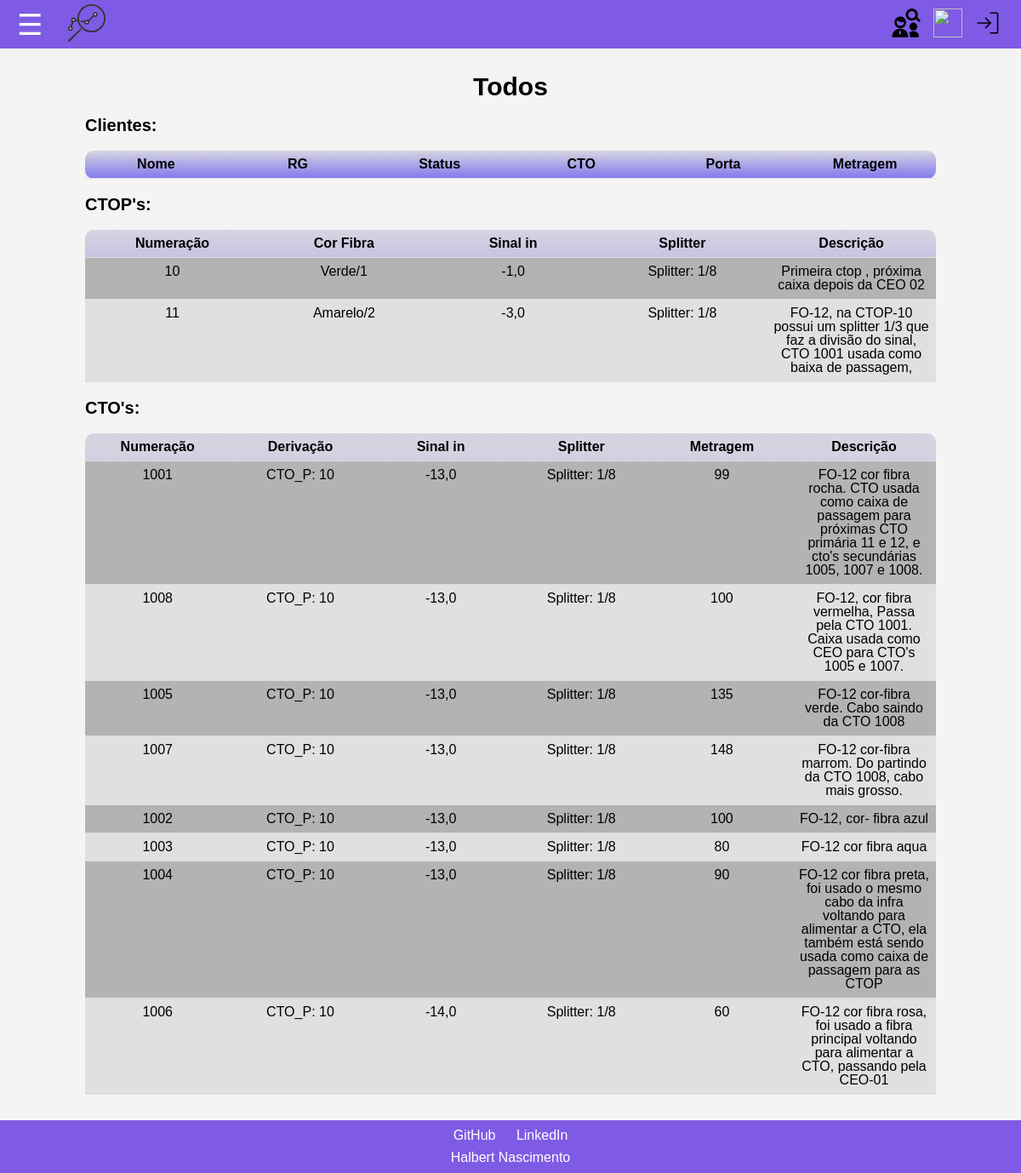
The page /get/ on the database its author committed.
### CTO_manager/models.py (models this page shows, shortened)
class CtoPrimaria(models.Model):
  numeracao = models.IntegerField() # Numero de identificacao da CTO primaria
  descricao = models.TextField(blank=True, null=True, verbose_name='Descricao detalhada') # Informacoes detalhadas e observacoes sobre a CTO
  cor_fibra_entrada = models.CharField(max_length=20) # Cor da fibra de entrada para futuras manutencoes na caixa p
  sinal_entrada = models.FloatField() # Referencia para o sinal que esta chegando na caixa (futura implementacao para verificar atenuacoes na rota)
  splitter = models.ForeignKey(Splitter, on_delete=models.CASCADE) # Pre-requisito: cadastro do splitter; o tamanho do splitter define quantas CTOs secundarias a CTO primaria pode ter
  dio = models.TextField(blank=True, null=True, default="não identificado", verbose_name='Identificao DIO') # Descição/ idenficação do DIO de saida
  olt_porta = models.IntegerField(blank=True , null=True) # identificaçã de porta de saida da OLT
  def __str__(self):
    return f"CTO_P: {self.numeracao}" # Retorna uma representacao em texto formatado com a numeracao da CTO primaria

class Splitter(models.Model):
  splitter_tipo = models.IntegerField()
  def __str__(self):
    return f"Splitter: 1/{self.splitter_tipo}"

class CtoSecundaria(models.Model):
  numeracao = models.IntegerField() # Numero de identificacao da CTO secundaria
  descricao = models.TextField(blank=True, null=True, verbose_name='Descricao detalhada') # Informacoes detalhadas e observacoes sobre a CTO
  sinal_entrada = models.FloatField() # Referencia para o sinal que esta chegando na caixa (futura implementacao para verificar atenuacoes na rota)
  splitter = models.ForeignKey(Splitter, on_delete=models.CASCADE) # Pre-requisito: cadastro do splitter; o tamanho do splitter define quantos cliente a caixa pode ter
  derivacao_ctoPrimaria = models.ForeignKey(CtoPrimaria, on_delete=models.CASCADE) # Pre-requisito: cadastro da cto primaria. buscar caixar com identificador da ctop
  metragem = models.IntegerField(default=0) # tamanho do cabo que foi utilizado para instalacao
  clientes = models.ManyToManyField(Cliente, blank=True) # Este e o tipo de campo que define uma relacao de muitos-para-muitos com o modelo Cliente.

### getData/views.py (the view)
# urls.py: path('',views.pesquisa ,name='pesquisa'),
def pesquisa(request):
    template = loader.get_template('getData/pesquisa_all.html')
    clientes = Cliente.objects.all()
    ctops = CtoPrimaria.objects.all()
    ctos= CtoSecundaria.objects.all()
    context = {
        'titulo': 'Pesquisa form',
        'clientes': clientes,
        'ctops': ctops,
        'ctos': ctos,
    }
    for cto in ctos:
        print(f"CTO: {cto.numeracao}, S: {cto.splitter}")
        for cliente in cto.clientes.all():
            print(f"Cliente: {cliente.nome}, {cto} porta {cliente.porta}")
    return HttpResponse(template.render(context, request))

### getData/templates/getData/pesquisa_all.html (shortened to what this page needs)
{% extends 'baseNew.html' %}
{% block content %}
<section class="full centralizar_main">
<h1 class="titulo" >Todos</h1>
  <fieldset class="pesquisa">
    <legend>Clientes:</legend>
    <table>
      <tr>
        <th>Nome</th>
        <th>RG</th>
        <th>Status</th>
        <th>CTO</th>
        <th>Porta</th>
        <th>Metragem</th>
      </tr>
    </table>
  </fieldset>
  <fieldset class="pesquisa">
    <legend>CTOP's:</legend>
    <table>
      <tr>
        <th>Numeração</th>
        <th>Cor Fibra</th>
        <th>Sinal in</th>
        <th>Splitter</th>
        <th>Descrição</th>
      </tr>
        {% for ctop in ctops %}
          <tr class="tr centralizar">
            <td>{{ctop.numeracao}}</td>
            <td>{{ctop.cor_fibra_entrada}}</td>
            <td>{{ctop.sinal_entrada}}</td>
            <td>{{ctop.splitter}}</td>
            <td>{{ctop.descricao}}</td>
          </tr>
        {%endfor%}
    </table>
  </fieldset>
  <fieldset class="pesquisa">
    <legend>CTO's:</legend>
    <table>
      <tr>
        <th>Numeração</th>
        <th>Derivação</th>
        <th>Sinal in</th>
        <th>Splitter</th>
        <th>Metragem</th>
        <th>Descrição</th>
      </tr>
        {% for cto in ctos %}
          <tr class="tr centralizar">
            <td>{{cto.numeracao}}</td>
            <td>{{cto.derivacao_ctoPrimaria}}</td>
            <td>{{cto.sinal_entrada}}</td>
            <td>{{cto.splitter}}</td>
            <td>{{cto.metragem}}</td>
            <td>{{cto.descricao}}</td>
          </tr>
        {%endfor%}
    </table>
  </fieldset>
</section>
{% endblock %}

### static/css/style_menu_new.css (style rules this page uses)
body { margin: 0; font-family: Arial, sans-serif; background-color: #f0f0f0; display: flex; flex-direction: column; min-height: 100dvh; }

### static/css/formulario.css (style rules this page uses)
.titulo { font-size: 30px; font-weight: bold; text-align: center; padding: 10px 0; }
.centralizar_main { width: 1000px; margin: 0 auto; }
.pesquisa legend { font-size: 20px; font-weight: bold; padding: 10px 0 20px 0; }
.pesquisa table { background: linear-gradient(to top, #3b2bec9f, #c3c2d49f); padding: 50px; width: 50%; border-radius: 10px; }
.pesquisa th { font-weight: bold; text-align: center; width: 100px; padding-bottom: 8px; }
.centralizar_main .pesquisa table { width: 100%; margin-bottom: 10px; }
th, td { padding: 8px; border-bottom: 1px solid #ddd; }
tbody .tr:nth-child(odd) { background-color: #e0e0e0; }
tbody .tr:nth-child(even) { background-color: #b3b3b3; }
.centralizar { text-align: center; }

### rows shown on the page
CtoPrimaria: numeracao "10", cor_fibra_entrada "Verde/1", sinal_entrada "-1,0", splitter "Splitter: 1/8", descricao "Primeira ctop , próxima caixa depois da CEO 02"
CtoPrimaria: numeracao "11", cor_fibra_entrada "Amarelo/2", sinal_entrada "-3,0", splitter "Splitter: 1/8", descricao "FO-12, na CTOP-10 possui um splitter 1/3 que faz a divisão do sinal, CTO 1001 usada como baixa de passagem,"
CtoSecundaria: numeracao "1001", derivacao_ctoPrimaria "CTO_P: 10", sinal_entrada "-13,0", splitter "Splitter: 1/8", metragem "99", descricao "FO-12 cor fibra rocha. CTO usada como caixa de passagem para próximas CTO primária 11 e 12, e cto's secundárias 1005, 1007 e 1008."
CtoSecundaria: numeracao "1008", derivacao_ctoPrimaria "CTO_P: 10", sinal_entrada "-13,0", splitter "Splitter: 1/8", metragem "100", descricao "FO-12, cor fibra vermelha, Passa pela CTO 1001. Caixa usada como CEO para CTO's 1005 e 1007."
CtoSecundaria: numeracao "1005", derivacao_ctoPrimaria "CTO_P: 10", sinal_entrada "-13,0", splitter "Splitter: 1/8", metragem "135", descricao "FO-12 cor-fibra verde. Cabo saindo da CTO 1008"
CtoSecundaria: numeracao "1007", derivacao_ctoPrimaria "CTO_P: 10", sinal_entrada "-13,0", splitter "Splitter: 1/8", metragem "148", descricao "FO-12 cor-fibra marrom. Do partindo da CTO 1008, cabo mais grosso."
CtoSecundaria: numeracao "1002", derivacao_ctoPrimaria "CTO_P: 10", sinal_entrada "-13,0", splitter "Splitter: 1/8", metragem "100", descricao "FO-12, cor- fibra azul"
CtoSecundaria: numeracao "1003", derivacao_ctoPrimaria "CTO_P: 10", sinal_entrada "-13,0", splitter "Splitter: 1/8", metragem "80", descricao "FO-12 cor fibra aqua"
CtoSecundaria: numeracao "1004", derivacao_ctoPrimaria "CTO_P: 10", sinal_entrada "-13,0", splitter "Splitter: 1/8", metragem "90", descricao "FO-12 cor fibra preta, foi usado o mesmo cabo da infra voltando para alimentar a CTO, ela também está sendo usada como caixa de passagem para as CTOP"
CtoSecundaria: numeracao "1006", derivacao_ctoPrimaria "CTO_P: 10", sinal_entrada "-14,0", splitter "Splitter: 1/8", metragem "60", descricao "FO-12 cor fibra rosa, foi usado a fibra principal voltando para alimentar a CTO, passando pela CEO-01"
